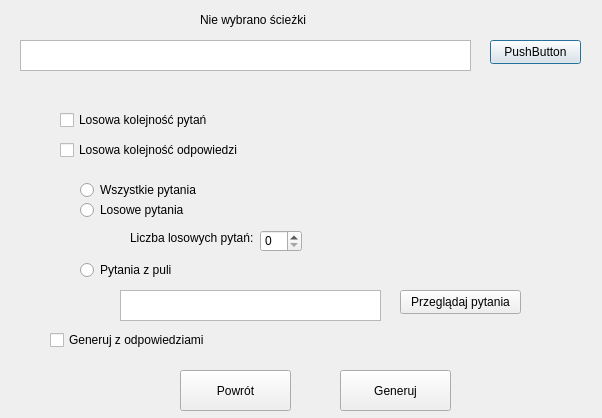
<?xml version="1.0" encoding="UTF-8"?>
<ui version="4.0">
 <class>Dialog</class>
 <widget class="QDialog" name="Dialog">
  <property name="geometry">
   <rect>
    <x>0</x>
    <y>0</y>
    <width>602</width>
    <height>418</height>
   </rect>
  </property>
  <property name="windowTitle">
   <string>Dialog</string>
  </property>
  <widget class="QTextEdit" name="textEdit">
   <property name="geometry">
    <rect>
     <x>20</x>
     <y>40</y>
     <width>451</width>
     <height>31</height>
    </rect>
   </property>
  </widget>
  <widget class="QPushButton" name="pushButton">
   <property name="geometry">
    <rect>
     <x>490</x>
     <y>40</y>
     <width>91</width>
     <height>24</height>
    </rect>
   </property>
   <property name="text">
    <string>PushButton</string>
   </property>
  </widget>
  <widget class="QRadioButton" name="radioButton">
   <property name="geometry">
    <rect>
     <x>80</x>
     <y>180</y>
     <width>171</width>
     <height>20</height>
    </rect>
   </property>
   <property name="text">
    <string>Wszystkie pytania</string>
   </property>
  </widget>
  <widget class="QRadioButton" name="radioButton_2">
   <property name="geometry">
    <rect>
     <x>80</x>
     <y>200</y>
     <width>181</width>
     <height>20</height>
    </rect>
   </property>
   <property name="text">
    <string>Losowe pytania </string>
   </property>
  </widget>
  <widget class="QRadioButton" name="radioButton_3">
   <property name="geometry">
    <rect>
     <x>80</x>
     <y>260</y>
     <width>91</width>
     <height>20</height>
    </rect>
   </property>
   <property name="text">
    <string>Pytania z puli</string>
   </property>
  </widget>
  <widget class="QCheckBox" name="checkBox">
   <property name="geometry">
    <rect>
     <x>50</x>
     <y>330</y>
     <width>211</width>
     <height>20</height>
    </rect>
   </property>
   <property name="text">
    <string>Generuj z odpowiedziami</string>
   </property>
  </widget>
  <widget class="QCheckBox" name="checkBox_2">
   <property name="geometry">
    <rect>
     <x>60</x>
     <y>110</y>
     <width>171</width>
     <height>20</height>
    </rect>
   </property>
   <property name="text">
    <string>Losowa kolejność pytań</string>
   </property>
  </widget>
  <widget class="QCheckBox" name="checkBox_3">
   <property name="geometry">
    <rect>
     <x>60</x>
     <y>140</y>
     <width>181</width>
     <height>20</height>
    </rect>
   </property>
   <property name="text">
    <string>Losowa kolejność odpowiedzi</string>
   </property>
  </widget>
  <widget class="QPushButton" name="pushButton_3">
   <property name="geometry">
    <rect>
     <x>340</x>
     <y>370</y>
     <width>111</width>
     <height>41</height>
    </rect>
   </property>
   <property name="text">
    <string>Generuj</string>
   </property>
  </widget>
  <widget class="QPushButton" name="pushButton_4">
   <property name="geometry">
    <rect>
     <x>180</x>
     <y>370</y>
     <width>111</width>
     <height>41</height>
    </rect>
   </property>
   <property name="text">
    <string>Powrót</string>
   </property>
  </widget>
  <widget class="QLabel" name="label">
   <property name="geometry">
    <rect>
     <x>130</x>
     <y>230</y>
     <width>161</width>
     <height>16</height>
    </rect>
   </property>
   <property name="text">
    <string>Liczba losowych pytań:</string>
   </property>
  </widget>
  <widget class="QSpinBox" name="spinBox">
   <property name="geometry">
    <rect>
     <x>260</x>
     <y>230</y>
     <width>42</width>
     <height>22</height>
    </rect>
   </property>
  </widget>
  <widget class="QTextEdit" name="textEdit_2">
   <property name="geometry">
    <rect>
     <x>120</x>
     <y>290</y>
     <width>261</width>
     <height>31</height>
    </rect>
   </property>
  </widget>
  <widget class="QPushButton" name="pushButton_2">
   <property name="geometry">
    <rect>
     <x>400</x>
     <y>290</y>
     <width>121</width>
     <height>24</height>
    </rect>
   </property>
   <property name="text">
    <string>Przeglądaj pytania</string>
   </property>
  </widget>
  <widget class="QLabel" name="label_2">
   <property name="geometry">
    <rect>
     <x>200</x>
     <y>10</y>
     <width>111</width>
     <height>20</height>
    </rect>
   </property>
   <property name="text">
    <string>Nie wybrano ścieżki</string>
   </property>
  </widget>
 </widget>
 <resources/>
 <connections/>
</ui>
